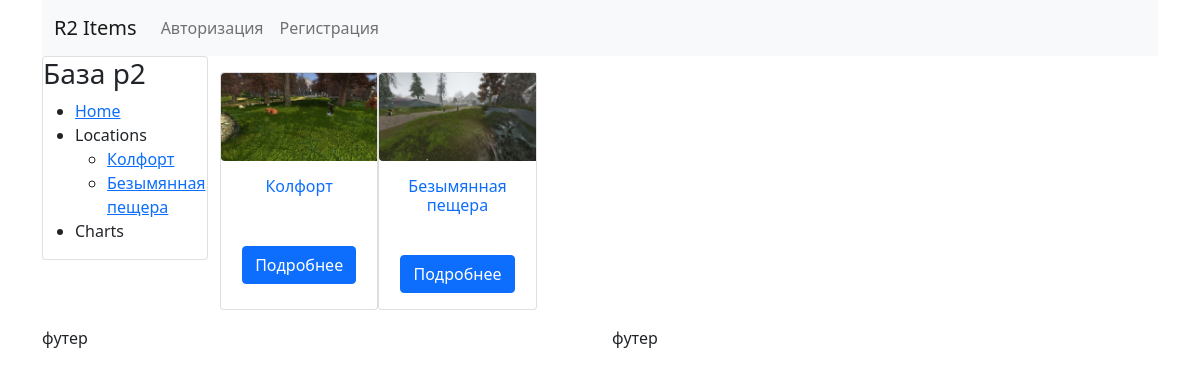
The page / on the database its author committed.
### items/models.py (models this page shows, shortened)
class Location(models.Model):
    title = models.CharField(verbose_name="Название", max_length=150)
    local_img = models.ImageField("Изображение",
                                  upload_to="media/locations",
                                  default=DEFAULT_IMG)
    url = models.SlugField("Ссылка", max_length=250, unique=True)
    class Meta:
        verbose_name = "Локация"
        verbose_name_plural = "Локации"

### items/views.py (the view)
# urls.py: path('', views.LocationsView.as_view(), name="locations"),
class LocationsView(views.View):
    def get(self, request, *args, **kwargs):
        locations = Location.objects.all()
        monsters = Monster.objects.all()
        context = {'locations': locations, 'monsters': monsters}
        return render(request, 'items/index.html', context)

### items/templates/items/index.html
{% extends 'base.html' %}
{% load static %}
{% block content %}
    <div class="col-md-12">
        <div class="row">
            {% for location in locations %}
  <div class="card col-md-2 p-0 mb-3 mt-3">
            <img src="{{ location.local_img.url }}" alt="image" class="img-fluid rounded-start" />
            <div class="card-body text-center">
                <h6 class="card-title"> <a href="location/{{ location.url }}" class="text-decoration-none">
                {{location.title}}  </a></h5>
            </div>
            <div class="card-body text-center">
            <a href="/location/{{ location.url }}" class="btn btn-primary">Подробнее</a>
           </div>
        </div>
    {% endfor %}
    </div>
</div>
{% endblock content %}

### items/templates/include/left_side.html (shortened to what this page needs)
<div class="card">
    <div class="header">
      <h3>База р2 </h3>
    </div>
    <div class="body">
      <ul>
        <li><a href="/"> Home</a></li>
        <li> Locations
          <ul>
              {% for location in locations %}
            <li><a href="/location/{{ location.url }}/">  {{ location.title }}</a></li>
            {% endfor %}
          </ul>
        </li>
        <li> Charts</li>
      </ul>
    </div>
  </div>

### rows shown on the page
Location: title "Колфорт", local_img (picture)
Location: title "Безымянная пещера", local_img (picture)
